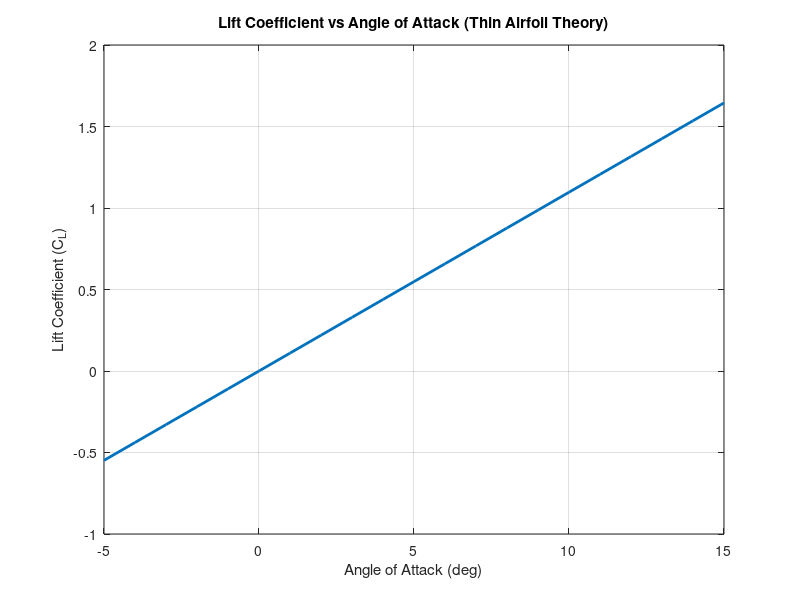

Here is the MATLAB script that generated this plot:
%% Lift Coefficient vs Angle of Attack
% Thin Airfoil Theory Visualization
% Valid for small angles of attack (linear region before stall)

clc;
clear;

%% Angle of Attack Range

alpha_deg = -5:1:15;                 % Angle of attack range (degrees)
alpha_rad = deg2rad(alpha_deg);      % Convert to radians

%% Lift Coefficient Calculation (Thin Airfoil Theory)

CL = 2 * pi * alpha_rad;             % Valid for small angles (linear approximation)

%% Plotting

figure;
plot(alpha_deg, CL, 'LineWidth', 2);
grid on;

xlabel('Angle of Attack (deg)');
ylabel('Lift Coefficient (C_L)');
title('Lift Coefficient vs Angle of Attack (Thin Airfoil Theory)');

xlim([-5 15]);
